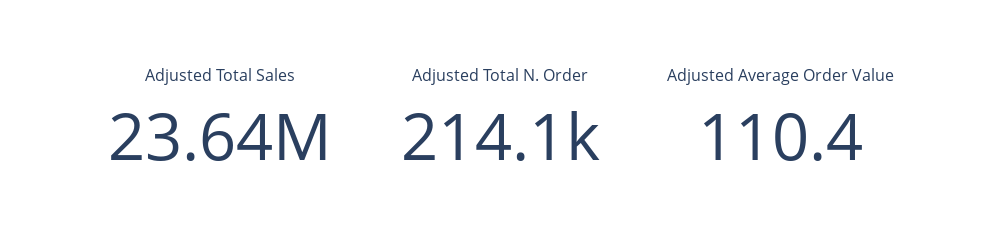

Here is the notebook cell this chart was saved with:
### Markdown cell above
Here are the indicators with the value adjusted to the "average" commands

### Code cell
fig = go.FigureWidget()

font_size = 65

fig.add_trace(go.Indicator(
    mode = "number",
    value = byOrder_no_outlier['Total price (unit price x product quantity)'].sum(),
    number_font_size = font_size,
    title = {"text": "Adjusted Total Sales"},
    domain = {'x': [0, 1/3], 'y': [0, 1]},))

fig.add_trace(go.Indicator(
    mode = "number",
    value = len(byOrder_no_outlier['Total price (unit price x product quantity)']),
    number_font_size = font_size,
    title = {"text": "Adjusted Total N. Order"},
    domain = {'x': [1/3, 2/3], 'y': [0, 1]}))

fig.add_trace(go.Indicator(
    mode = "number",
    value = byOrder_no_outlier['Total price (unit price x product quantity)'].sum()/len(byOrder_no_outlier['Total price (unit price x product quantity)']),
    number_font_size = font_size,
    title = {"text": "Adjusted Average Order Value"},
    domain = {'x': [2/3, 1], 'y': [0, 1]}))

fig.update_layout(
    autosize=False,
    width=1000,
    height=150,
)

fig.show()

### Figure 1 — Plotly figure (JSON) as saved in the notebook; plotly's stock layout.template omitted (floating-point values rounded to 4 significant figures)
{"data": [{"domain": {"x": [0, 0.3333], "y": [0, 1]}, "mode": "number", "number": {"font": {"size": 65}}, "title": {"text": "Adjusted Total Sales"}, "type": "indicator", "uid": "093a6ef6-c815-4c4d-824d-0995047715a8", "value": 23640000.0}, {"domain": {"x": [0.3333, 0.6667], "y": [0, 1]}, "mode": "number", "number": {"font": {"size": 65}}, "title": {"text": "Adjusted Total N. Order"}, "type": "indicator", "uid": "e183475b-8aa8-4c5a-9e86-38315d581a4e", "value": 214118}, {"domain": {"x": [0.6667, 1], "y": [0, 1]}, "mode": "number", "number": {"font": {"size": 65}}, "title": {"text": "Adjusted Average Order Value"}, "type": "indicator", "uid": "c0b2a44d-9032-4a8f-bbe0-bfce864044f1", "value": 110.4}], "layout": {"autosize": false, "height": 250, "width": 1000}}
